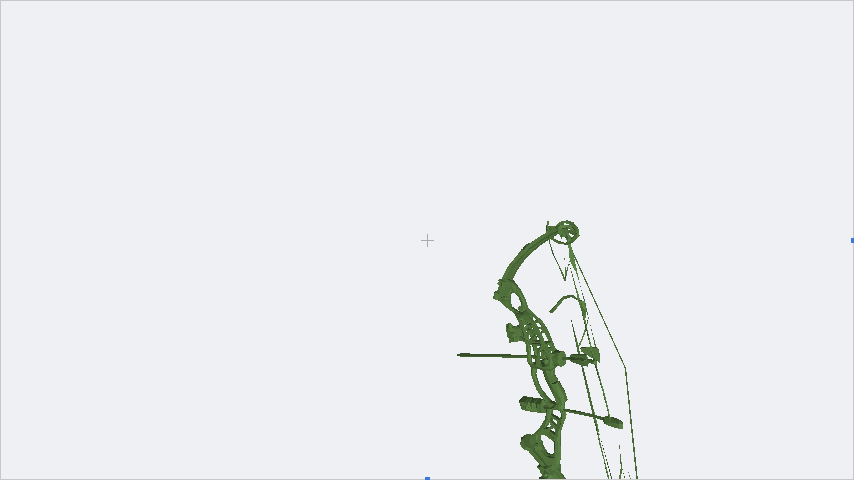
#> input picture tools/cmp_bow_drawn.png, 854 x 480 px, found by its file name
$ python _scopemock.py ../../tools/cmp_bow_drawn.png ../../tools/akm_a.png 1.0
#> lines starting #> are read from the running program, lines starting #| are printed output that depends on the picture
"""离线模拟十字弩开镜画面：截一张游戏截图当背景 → 4 倍放大 → 按 ClientEvents.drawScopeOverlay
的同一套数学画遮罩/暗角/分划，用来在不开游戏的情况下检查开镜视野是否干净、分划是否居中。

用法: python tools/_scopemock.py <背景png> <输出png> [GUI倍率]
"""
import os
import sys

from PIL import Image, ImageDraw

ROOT = os.path.dirname(os.path.dirname(os.path.abspath(__file__)))


def main(argv):
    src = argv[1]
    if not os.path.isabs(src):
        src = os.path.join(ROOT, src)
    out = os.path.join(ROOT, argv[2] if len(argv) > 2 else 'build/_scopemock.png')
    scale = float(argv[3]) if len(argv) > 3 else 2.0
    bg = Image.open(src).convert('RGB')
#> bg is the input picture: PIL image 854x480 RGB; mean R, G, B 234.3, 236.9, 239.8
    W, H = bg.size
#> W = 854; H = 480
    # 4 倍镜：把画面中心 1/4 放大回来（= FOV 缩到 1/4）
    cw, ch = W // 4, H // 4
#> cw = 213; ch = 120
    zoom = bg.crop((W // 2 - cw // 2, H // 2 - ch // 2, W // 2 + cw // 2, H // 2 + ch // 2))
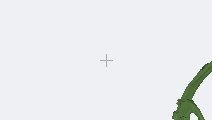
#> zoom: PIL image 212x120 RGB; mean R, G, B 232.5, 235.5, 237.6
    zoom = zoom.resize((W, H), Image.NEAREST)
#> zoom: PIL image 854x480 RGB

    gw, gh = int(W / scale), int(H / scale)      # 等效 GUI 尺寸
#> gw = 854; gh = 480
    ov = Image.new('RGBA', (gw, gh), (0, 0, 0, 0))
#> ov: PIL image 854x480 RGBA; every value is 0
    d = ImageDraw.Draw(ov)
    cx, cy = gw // 2, gh // 2
#> cx = 427; cy = 240
    r = int(min(gw, gh) * 0.44)
#> r = 211
    mask = (10, 10, 12, 0xF0)
    # 镜筒外近黑
    for y in range(gh):
        dy = y - cy
        dx2 = r * r - dy * dy
        if dx2 <= 0:
            d.line([(0, y), (gw, y)], fill=mask)
            continue
        dx = int(dx2 ** 0.5)
        d.line([(0, y), (cx - dx, y)], fill=mask)
        d.line([(cx + dx, y), (gw, y)], fill=mask)
    # 镜缘单圈暗角（最外 7%）+ 玻璃细环
    band = max(3, r * 7 // 100)
#> band = 14
    for y in range(cy - r, cy + r + 1):
        dy = y - cy
        outer = int(max(0, r * r - dy * dy) ** 0.5)
        inner = int(max(0, (r - band) * (r - band) - dy * dy) ** 0.5)
        if outer > inner:
            d.line([(cx - outer, y), (cx - inner, y)], fill=(0, 0, 0, 0x1C))
            d.line([(cx + inner, y), (cx + outer, y)], fill=(0, 0, 0, 0x1C))
        d.line([(cx - outer, y), (cx - outer + 2 * int(scale), y)], fill=(255, 255, 255, 0x33))
        d.line([(cx + outer - 2 * int(scale), y), (cx + outer, y)], fill=(255, 255, 255, 0x33))
    # 分划（对称，粗细 1 GUI 像素）
    gap, ln = 10, max(14, min(r // 4, 40))
#> gap = 10; ln = 40
    tick = max(5, ln // 2)
#> tick = 20
    t = 1
    near, far = (255, 255, 255, 0x8C), (255, 255, 255, 0x3A)
    d.rectangle([cx - t, cy - gap - tick, cx, cy - gap], fill=near)
    d.rectangle([cx - t, cy - gap - ln, cx, cy - gap - tick], fill=far)
    d.rectangle([cx - t, cy + gap, cx, cy + gap + tick], fill=near)
    d.rectangle([cx - t, cy + gap + tick, cx, cy + gap + ln], fill=far)
    d.rectangle([cx - gap - tick, cy - t, cx - gap, cy], fill=near)
    d.rectangle([cx - gap - ln, cy - t, cx - gap - tick, cy], fill=far)
    d.rectangle([cx + gap, cy - t, cx + gap + tick, cy], fill=near)
    d.rectangle([cx + gap + tick, cy - t, cx + gap + ln, cy], fill=far)
    d.rectangle([cx - t, cy - t, cx, cy], fill=(255, 255, 255, 0x9C))

    ov = ov.resize((W, H), Image.NEAREST)
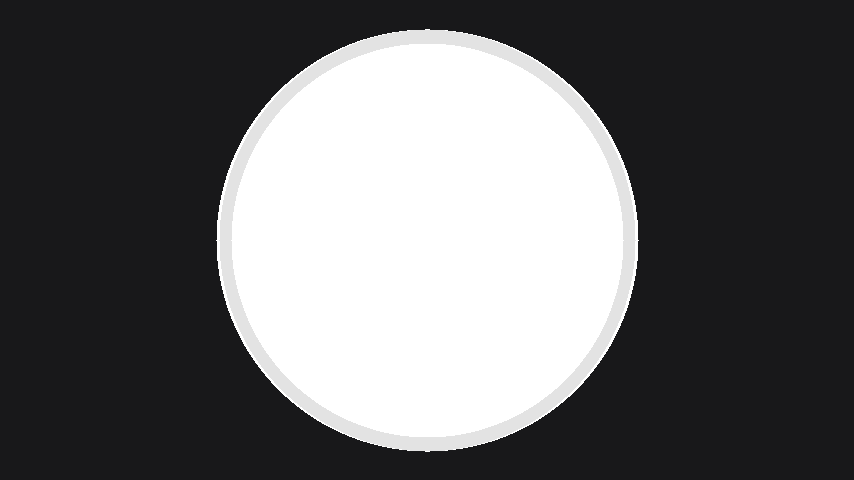
#> ov: PIL image 854x480 RGBA; mean R, G, B, A 8.4, 8.4, 9.7, 159.6; transparent parts drawn white
    out_img = Image.alpha_composite(zoom.convert('RGBA'), ov).convert('RGB')
    out_img.save(out)
    print('wrote %s  (GUI %dx%d, r=%d)' % (os.path.relpath(out, ROOT), gw, gh, r))
#| wrote ../../tools/akm_a.png  (GUI 854x480, r=211)


if __name__ == '__main__':
    main(sys.argv)
